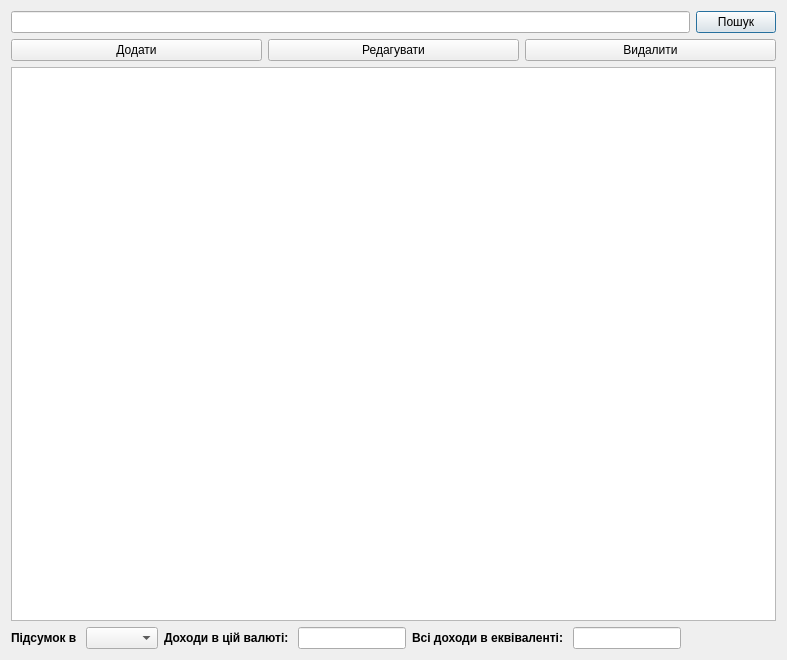
<?xml version="1.0" encoding="UTF-8"?>
<ui version="4.0">
 <class>Income_window</class>
 <widget class="QDialog" name="Income_window">
  <property name="geometry">
   <rect>
    <x>0</x>
    <y>0</y>
    <width>787</width>
    <height>660</height>
   </rect>
  </property>
  <property name="windowTitle">
   <string>Доходи</string>
  </property>
  <property name="windowIcon">
   <iconset resource="Res.qrc">
    <normaloff>:/new/prefix1/IMG/ico.png</normaloff>:/new/prefix1/IMG/ico.png</iconset>
  </property>
  <layout class="QVBoxLayout" name="verticalLayout">
   <item>
    <layout class="QHBoxLayout" name="horizontalLayout">
     <item>
      <widget class="QLineEdit" name="lineEdit"/>
     </item>
     <item>
      <widget class="QPushButton" name="pushButton_search">
       <property name="text">
        <string>Пошук</string>
       </property>
      </widget>
     </item>
    </layout>
   </item>
   <item>
    <layout class="QHBoxLayout" name="horizontalLayout_2">
     <item>
      <widget class="QPushButton" name="pushButton_add">
       <property name="text">
        <string>Додати</string>
       </property>
      </widget>
     </item>
     <item>
      <widget class="QPushButton" name="pushButton_edit">
       <property name="text">
        <string>Редагувати</string>
       </property>
      </widget>
     </item>
     <item>
      <widget class="QPushButton" name="pushButton_del">
       <property name="text">
        <string>Видалити</string>
       </property>
      </widget>
     </item>
    </layout>
   </item>
   <item>
    <widget class="QTableView" name="tableView"/>
   </item>
   <item>
    <layout class="QHBoxLayout" name="horizontalLayout_3">
     <item>
      <widget class="QLabel" name="label">
       <property name="text">
        <string>&lt;html&gt;&lt;head/&gt;&lt;body&gt;&lt;p&gt;&lt;span style=&quot; font-weight:700;&quot;&gt;Підсумок в &lt;/span&gt;&lt;/p&gt;&lt;/body&gt;&lt;/html&gt;</string>
       </property>
      </widget>
     </item>
     <item>
      <widget class="QComboBox" name="comboBox_currency"/>
     </item>
     <item>
      <widget class="QLabel" name="label_2">
       <property name="text">
        <string>&lt;html&gt;&lt;head/&gt;&lt;body&gt;&lt;p&gt;&lt;span style=&quot; font-weight:700;&quot;&gt;Доходи в цій валюті: &lt;/span&gt;&lt;/p&gt;&lt;/body&gt;&lt;/html&gt;</string>
       </property>
      </widget>
     </item>
     <item>
      <widget class="QLineEdit" name="lineEdit_am_cur"/>
     </item>
     <item>
      <widget class="QLabel" name="label_4">
       <property name="text">
        <string>&lt;html&gt;&lt;head/&gt;&lt;body&gt;&lt;p&gt;&lt;span style=&quot; font-weight:700;&quot;&gt;Всі доходи в еквіваленті: &lt;/span&gt;&lt;/p&gt;&lt;/body&gt;&lt;/html&gt;</string>
       </property>
      </widget>
     </item>
     <item>
      <widget class="QLineEdit" name="lineEdit_am_all">
       <property name="enabled">
        <bool>true</bool>
       </property>
      </widget>
     </item>
     <item>
      <spacer name="horizontalSpacer">
       <property name="orientation">
        <enum>Qt::Horizontal</enum>
       </property>
       <property name="sizeHint" stdset="0">
        <size>
         <width>40</width>
         <height>20</height>
        </size>
       </property>
      </spacer>
     </item>
    </layout>
   </item>
  </layout>
 </widget>
 <resources>
  <include location="Res.qrc"/>
 </resources>
 <connections/>
</ui>
